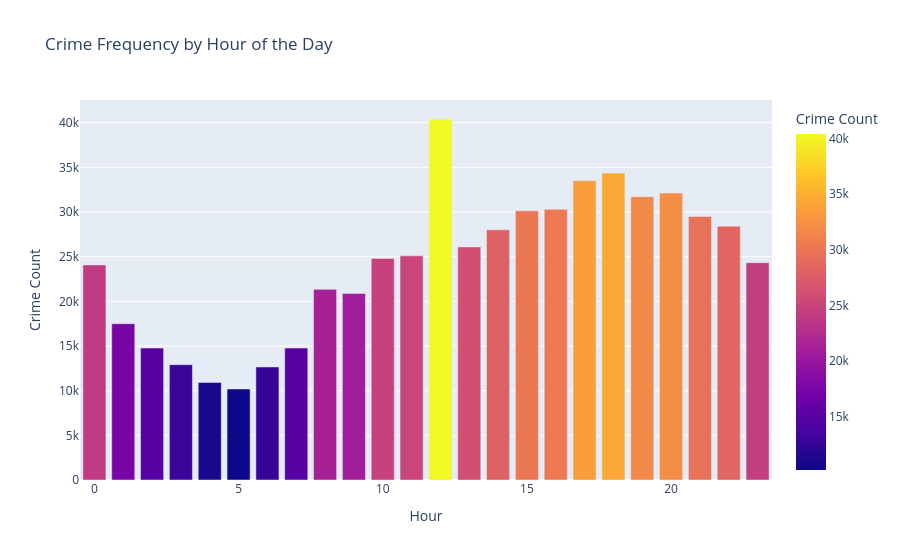

Notebook source saved alongside this figure:
### Code cell
# --- 3. Time of Day When Crimes Occur ---
df['Hour'] = df['TIME OCC'].astype(str).str.zfill(4).str[:2].astype(int)
hourly_trend = df['Hour'].value_counts().sort_index().reset_index()
hourly_trend.columns = ['Hour', 'Crime Count']
fig3 = px.bar(hourly_trend, x='Hour', y='Crime Count', color='Crime Count',
              title='Crime Frequency by Hour of the Day')
fig3.show()

### Figure 1 — Plotly figure (JSON) as saved in the notebook; plotly's stock layout.template omitted (floating-point values rounded to 4 significant figures)
{"data": [{"alignmentgroup": "True", "hovertemplate": "Hour=%{x}<br>Crime Count=%{marker.color}<extra></extra>", "legendgroup": "", "marker": {"color": [24073, 17496, 14768, 12909, 10925, 10185, 12654, 14767, 21338, 20878, 24803, 25091, 40409, 26091, 28001, 30133, 30294, 33503, 34364, 31715, 32125, 29506, 28412, 24327], "coloraxis": "coloraxis", "pattern": {"shape": ""}}, "name": "", "offsetgroup": "", "orientation": "v", "showlegend": false, "textposition": "auto", "type": "bar", "x": [0, 1, 2, 3, 4, 5, 6, 7, 8, 9, 10, 11, 12, 13, 14, 15, 16, 17, 18, 19, 20, 21, 22, 23], "xaxis": "x", "y": [24073, 17496, 14768, 12909, 10925, 10185, 12654, 14767, 21338, 20878, 24803, 25091, 40409, 26091, 28001, 30133, 30294, 33503, 34364, 31715, 32125, 29506, 28412, 24327], "yaxis": "y"}], "layout": {"autosize": true, "barmode": "relative", "coloraxis": {"colorbar": {"title": {"text": "Crime Count"}}, "colorscale": [[0, "#0d0887"], [0.1111, "#46039f"], [0.2222, "#7201a8"], [0.3333, "#9c179e"], [0.4444, "#bd3786"], [0.5556, "#d8576b"], [0.6667, "#ed7953"], [0.7778, "#fb9f3a"], [0.8889, "#fdca26"], [1, "#f0f921"]]}, "legend": {"tracegroupgap": 0}, "title": {"text": "Crime Frequency by Hour of the Day"}, "xaxis": {"anchor": "y", "autorange": true, "domain": [0, 1], "range": [-0.5, 23.5], "title": {"text": "Hour"}, "type": "linear"}, "yaxis": {"anchor": "x", "autorange": true, "domain": [0, 1], "range": [0, 42540.0], "title": {"text": "Crime Count"}, "type": "linear"}}}
